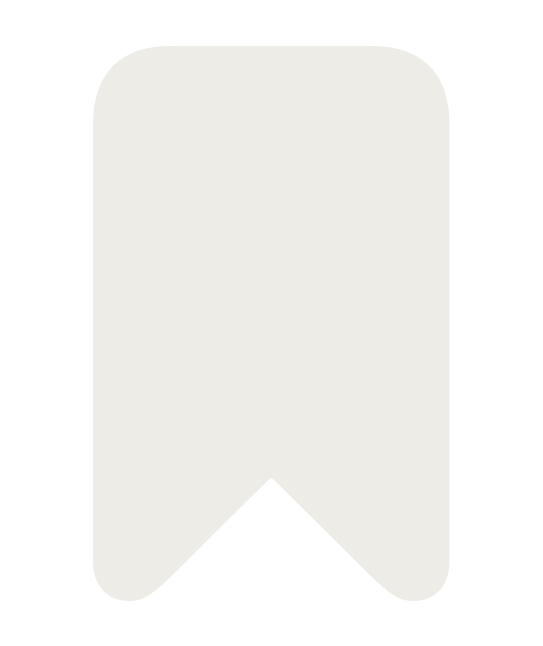
#> input picture assets/round2/bookmark.png, 543 x 646 px
$ python tightcrop.py ../bookmark.png ../bp_grain.png 5
#> lines starting #> are read from the running program, lines starting #| are printed output that depends on the picture
#!/usr/bin/env python3
"""Crop a transparent PNG to its ink bounding box plus a small pad.

Why this exists: an anchor is sqrt(ink area / frame area), and an element is placed by its
*canvas* width. Empty canvas around the ink is therefore anchor thrown away -- strike.png is
900x200 holding a 476x70 word, so 89% of what you place is nothing. Cropping to the ink nearly
doubles the anchor at the same placed width (0.097 -> 0.184 for strike.png) and changes nothing
about how the asset looks.

usage: tightcrop.py IN.png OUT.png [pad_px]
"""
import sys
from PIL import Image

src, dst = sys.argv[1], sys.argv[2]
pad = int(sys.argv[3]) if len(sys.argv) > 3 else 8

im = Image.open(src).convert("RGBA")
#> im is the input picture: PIL image 543x646 RGBA; mean R, G, B, A 237, 236, 230, 130.5
bbox = im.split()[3].getbbox()          # alpha channel bounding box
#> bbox = (93, 45, 450, 601)
if bbox is None:
    print(f"{src}: fully transparent, refusing to crop")
    sys.exit(1)
x0, y0, x1, y1 = bbox
#> x0 = 93; y0 = 45; x1 = 450; y1 = 601
x0, y0 = max(0, x0 - pad), max(0, y0 - pad)
#> x0 = 88; y0 = 40
x1, y1 = min(im.width, x1 + pad), min(im.height, y1 + pad)
#> x1 = 455; y1 = 606
out = im.crop((x0, y0, x1, y1))
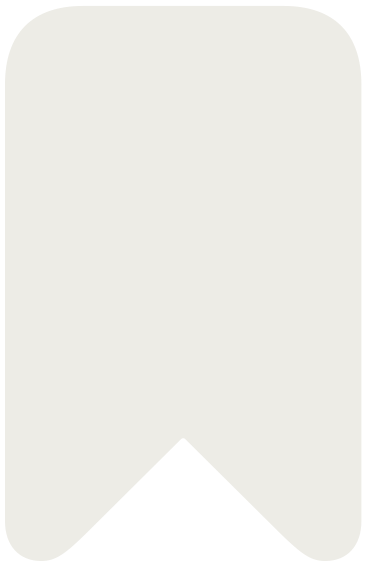
#> out: PIL image 367x566 RGBA; mean R, G, B, A 237, 236, 230, 220.4; transparent parts drawn white
out.save(dst)
print(f"{dst} {out.width}x{out.height}  (from {im.width}x{im.height}, pad {pad})")
#| ../bp_grain.png 367x566  (from 543x646, pad 5)

$ run again, on assets/round2/cloud.png
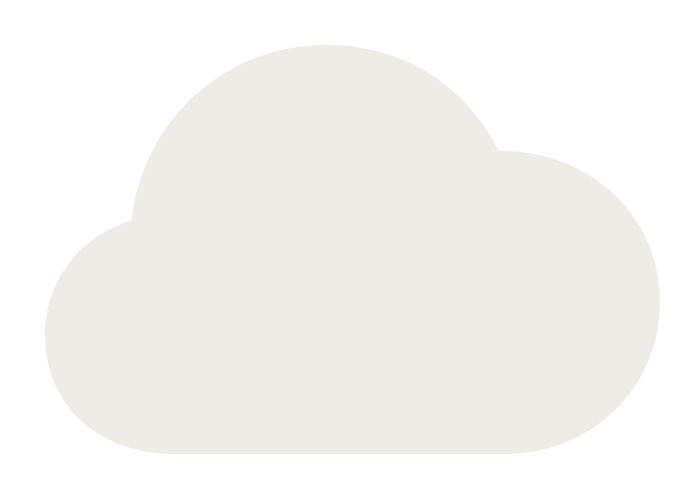
#> input picture assets/round2/cloud.png, 692 x 499 px
#> im is the input picture: PIL image 692x499 RGBA; mean R, G, B, A 237, 236, 230, 140.7
#> bbox = (45, 45, 660, 454)
#> `x0, y0, x1, y1 = bbox`: x0 = 45; x1 = 660; y1 = 454
#> `x0, y0 = max(0, x0 - pad), max(0, y0 - pad)`: x0 = 40
#> `x1, y1 = min(im.width, x1 + pad), min(im.height, y1 + pad)`: x1 = 665; y1 = 459
#> `out = im.crop((x0, y0, x1, y1))`:
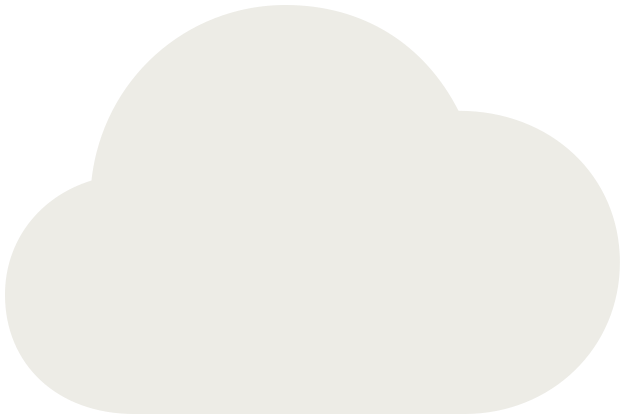
#> out: PIL image 625x419 RGBA; mean R, G, B, A 237, 236, 230, 185.5; transparent parts drawn white
#| ../cloud.png 625x419  (from 692x499, pad 5)

$ run again, on assets/round2/code.png
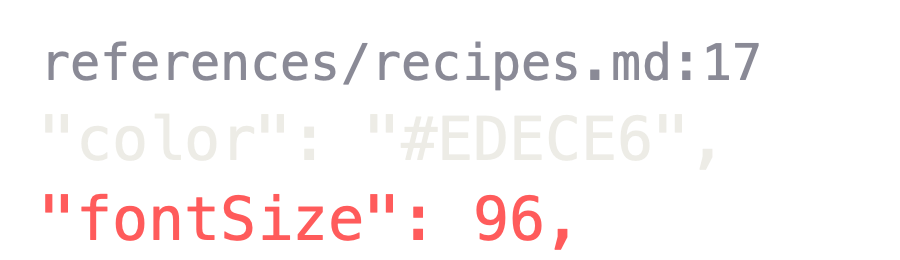
#> input picture assets/round2/code.png, 900 x 260 px
#> im is the input picture: PIL image 900x260 RGBA; mean R, G, B, A 22.5, 17.4, 17.7, 23.3
#> bbox = (45, 41, 759, 250)
#> `x0, y0, x1, y1 = bbox`: x0 = 45; y0 = 41; x1 = 759; y1 = 250
#> `x0, y0 = max(0, x0 - pad), max(0, y0 - pad)`: x0 = 40; y0 = 36
#> `x1, y1 = min(im.width, x1 + pad), min(im.height, y1 + pad)`: x1 = 764; y1 = 255
#> `out = im.crop((x0, y0, x1, y1))`:
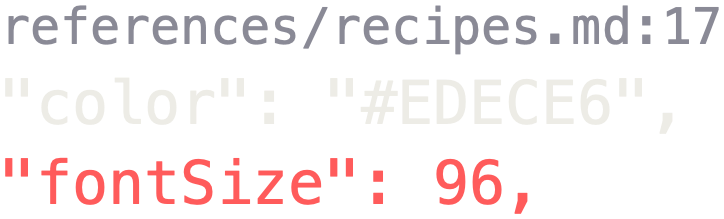
#> out: PIL image 724x219 RGBA; mean R, G, B, A 33.2, 25.7, 26.1, 34.4; transparent parts drawn white
#| ../code.png 724x219  (from 900x260, pad 5)

$ run again, on assets/round2/code_4files.png
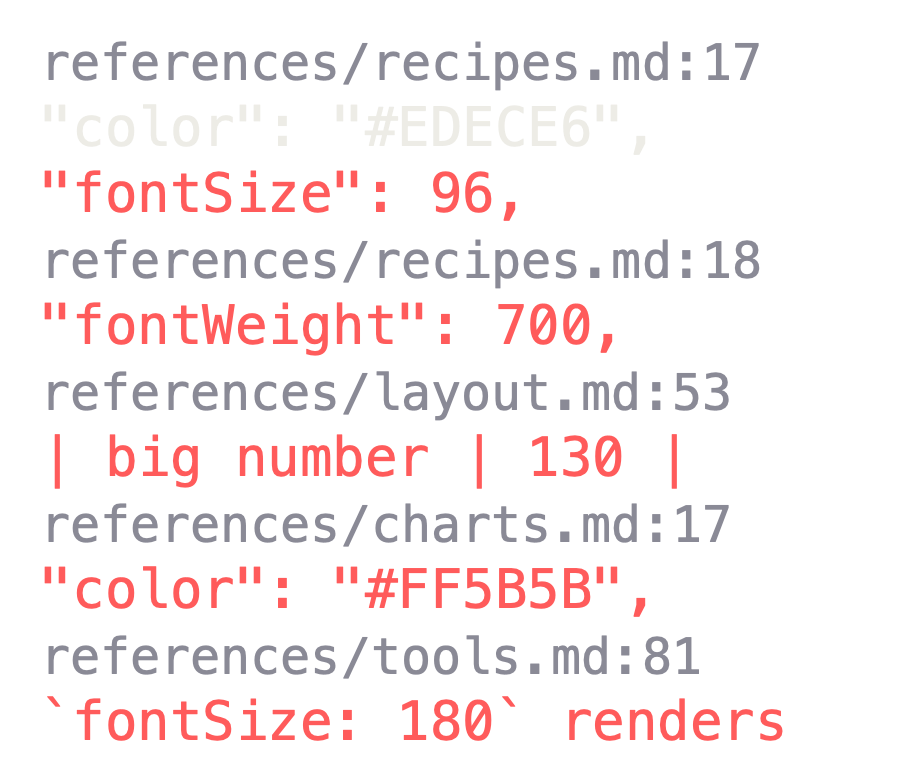
#> input picture assets/round2/code_4files.png, 900 x 780 px
#> im is the input picture: PIL image 900x780 RGBA; mean R, G, B, A 25.4, 16.3, 17, 27.2
#> bbox = (44, 41, 783, 741)
#> `x0, y0, x1, y1 = bbox`: x0 = 44; y0 = 41; x1 = 783; y1 = 741
#> `x0, y0 = max(0, x0 - pad), max(0, y0 - pad)`: x0 = 39; y0 = 36
#> `x1, y1 = min(im.width, x1 + pad), min(im.height, y1 + pad)`: x1 = 788; y1 = 746
#> `out = im.crop((x0, y0, x1, y1))`:
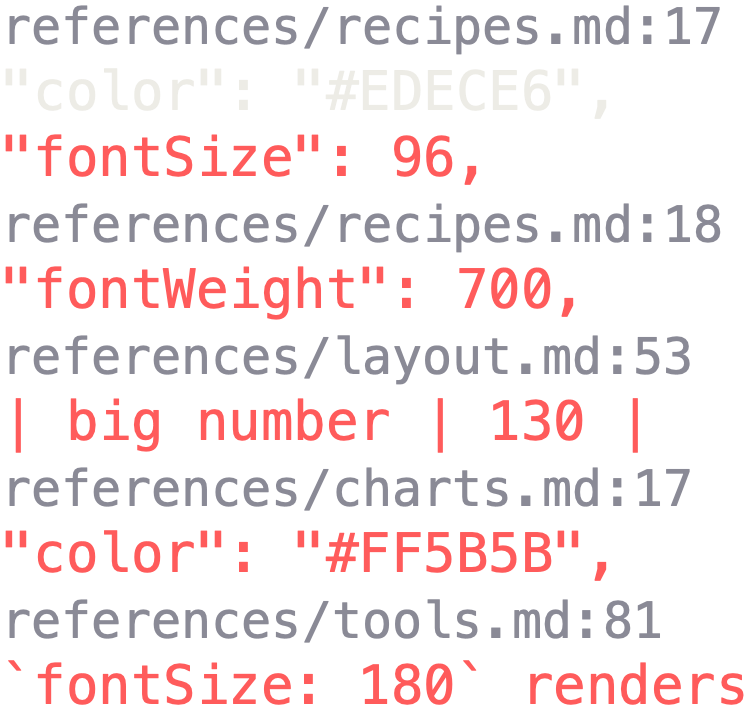
#> out: PIL image 749x710 RGBA; mean R, G, B, A 33.6, 21.5, 22.4, 35.9; transparent parts drawn white
#| ../code_4files.png 749x710  (from 900x780, pad 5)
